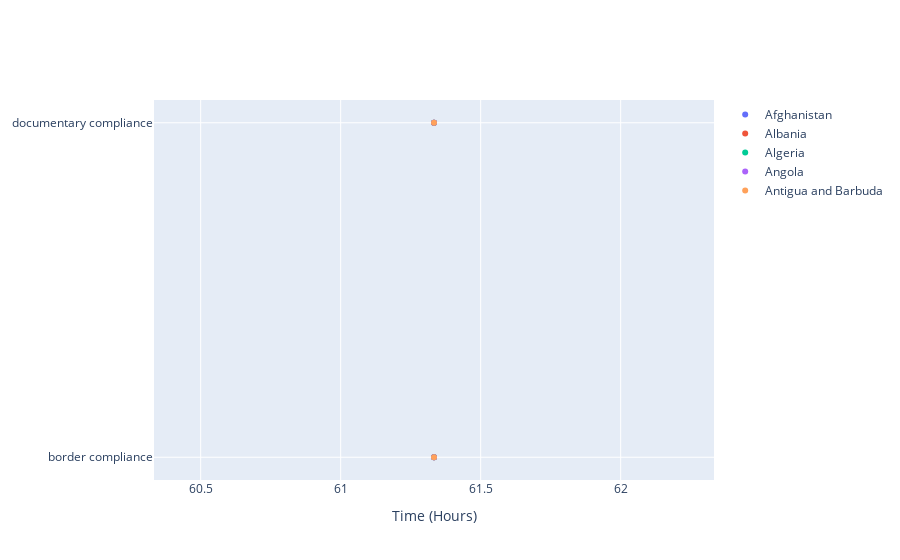

Notebook code cell kept with this figure:
### Code cell
import plotly.graph_objects as go

type = ["border compliance", "documentary compliance"]

fig = go.Figure()

border_compliance = []
for country in countries:
  border_compliance

fig.add_trace(go.Scatter(
x=df[(df["Series Name"]=='Time to export, border compliance (hours)') &
    (df["Country Name"]==i) &
    (df["year"].isin(years))]["value"].values.tolist(),
y=type,
#marker=dict(color="crimson", size=12),
mode="markers",
name=country,
))

# fig.add_trace(go.Scatter(
#     x=[100, 32],
#     y=type,
#     #marker=dict(color="crimson", size=12),
#     mode="markers",
#     name="Women",
# ))

# fig.add_trace(go.Scatter(
#     x=[92, 94, 100, 107, 112, 114, 114, 118, 119, 124, 131, 137, 141, 151, 152, 165],
#     y=type,
#     marker=dict(size=20),
#     mode="markers",
#     name="Men",
# ))

fig.update_layout(xaxis_title="Time (Hours)",
                  #yaxis_title="School"
                )

fig.show()

### Figure 1 — Plotly figure (JSON) as saved in the notebook; plotly's stock layout.template omitted (floating-point values rounded to 4 significant figures)
{"data": [{"mode": "markers", "name": "Afghanistan", "type": "scatter", "x": [61.33, 61.33, 61.33, 61.33, 61.33], "y": ["border compliance", "documentary compliance"]}, {"mode": "markers", "name": "Albania", "type": "scatter", "x": [61.33, 61.33, 61.33, 61.33, 61.33], "y": ["border compliance", "documentary compliance"]}, {"mode": "markers", "name": "Algeria", "type": "scatter", "x": [61.33, 61.33, 61.33, 61.33, 61.33], "y": ["border compliance", "documentary compliance"]}, {"mode": "markers", "name": "Angola", "type": "scatter", "x": [61.33, 61.33, 61.33, 61.33, 61.33], "y": ["border compliance", "documentary compliance"]}, {"mode": "markers", "name": "Antigua and Barbuda", "type": "scatter", "x": [61.33, 61.33, 61.33, 61.33, 61.33], "y": ["border compliance", "documentary compliance"]}], "layout": {"xaxis": {"title": {"text": "Time (Hours)"}}}}
